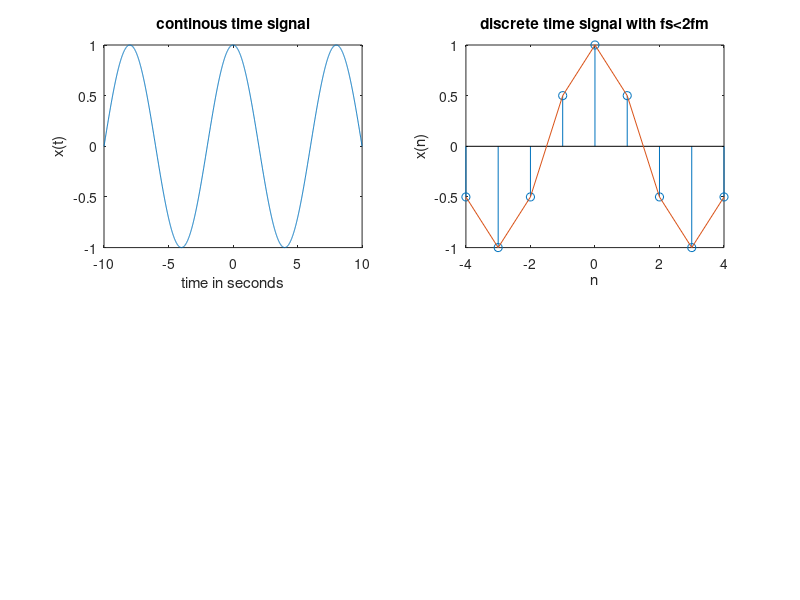

Source code (MATLAB):
clc; close all; clear all;
t=-10:0.01:10;
T=8;
fm=1/T;
x=cos(2*pi*fm*t);
fs1=1.2*fm;
fs2=2*fm;
fs3=8*fm;
n1=-4:1:4;
% Code for under sampling (fs<2fm)
xn1=cos(2*pi*n1*fm/fs1);
subplot(221)
plot(t,x);
xlabel('time in seconds');
ylabel('x(t)');
title('continous time signal');
subplot(222)
stem(n1,xn1);
hold on;
plot(n1,xn1);
xlabel('n');
ylabel('x(n)');
title('discrete time signal with fs<2fm');